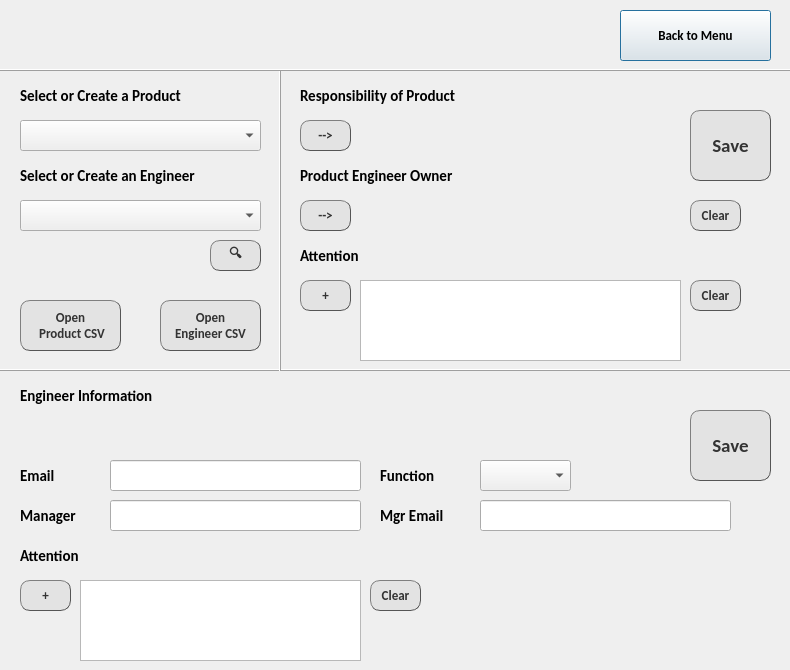
 <widget class="QDialog" name="Dialog">
  <property name="geometry">
   <rect>
    <x>0</x>
    <y>0</y>
    <width>790</width>
    <height>670</height>
   </rect>
  </property>
  <property name="minimumSize">
   <size>
    <width>790</width>
    <height>670</height>
   </size>
  </property>
  <property name="maximumSize">
   <size>
    <width>790</width>
    <height>670</height>
   </size>
  </property>
  <property name="windowTitle">
   <string>Product Manager</string>
  </property>
  <property name="windowIcon">
   <iconset resource="manager_resource.qrc">
    <normaloff>:/Icon/resources/img/manager.png</normaloff>:/Icon/resources/img/manager.png</iconset>
  </property>
  <widget class="QLabel" name="welcomeLabel">
   <property name="geometry">
    <rect>
     <x>20</x>
     <y>20</y>
     <width>291</width>
     <height>31</height>
    </rect>
   </property>
   <property name="font">
    <font>
     <family>Calibri</family>
     <pointsize>11</pointsize>
     <weight>75</weight>
     <bold>true</bold>
    </font>
   </property>
   <property name="focusPolicy">
    <enum>Qt::NoFocus</enum>
   </property>
   <property name="text">
    <string/>
   </property>
   <property name="alignment">
    <set>Qt::AlignLeading|Qt::AlignLeft|Qt::AlignVCenter</set>
   </property>
  </widget>
  <widget class="Line" name="line">
   <property name="geometry">
    <rect>
     <x>0</x>
     <y>60</y>
     <width>801</width>
     <height>20</height>
    </rect>
   </property>
   <property name="frameShadow">
    <enum>QFrame::Raised</enum>
   </property>
   <property name="orientation">
    <enum>Qt::Horizontal</enum>
   </property>
  </widget>
  <widget class="QPushButton" name="pushButton">
   <property name="geometry">
    <rect>
     <x>620</x>
     <y>10</y>
     <width>151</width>
     <height>51</height>
    </rect>
   </property>
   <property name="font">
    <font>
     <family>Calibri</family>
     <pointsize>10</pointsize>
     <weight>75</weight>
     <bold>true</bold>
    </font>
   </property>
   <property name="focusPolicy">
    <enum>Qt::ClickFocus</enum>
   </property>
   <property name="text">
    <string>Back to Menu</string>
   </property>
  </widget>
  <widget class="QLabel" name="Label_1">
   <property name="geometry">
    <rect>
     <x>20</x>
     <y>80</y>
     <width>241</width>
     <height>31</height>
    </rect>
   </property>
   <property name="font">
    <font>
     <family>Calibri</family>
     <pointsize>11</pointsize>
     <weight>75</weight>
     <bold>true</bold>
    </font>
   </property>
   <property name="focusPolicy">
    <enum>Qt::NoFocus</enum>
   </property>
   <property name="text">
    <string>Select or Create a Product</string>
   </property>
   <property name="alignment">
    <set>Qt::AlignLeading|Qt::AlignLeft|Qt::AlignVCenter</set>
   </property>
  </widget>
  <widget class="Line" name="line_2">
   <property name="geometry">
    <rect>
     <x>270</x>
     <y>70</y>
     <width>20</width>
     <height>301</height>
    </rect>
   </property>
   <property name="frameShadow">
    <enum>QFrame::Raised</enum>
   </property>
   <property name="orientation">
    <enum>Qt::Vertical</enum>
   </property>
  </widget>
  <widget class="QLabel" name="Label_2">
   <property name="geometry">
    <rect>
     <x>300</x>
     <y>80</y>
     <width>201</width>
     <height>31</height>
    </rect>
   </property>
   <property name="font">
    <font>
     <family>Calibri</family>
     <pointsize>11</pointsize>
     <weight>75</weight>
     <bold>true</bold>
    </font>
   </property>
   <property name="focusPolicy">
    <enum>Qt::NoFocus</enum>
   </property>
   <property name="text">
    <string>Responsibility of Product</string>
   </property>
   <property name="alignment">
    <set>Qt::AlignLeading|Qt::AlignLeft|Qt::AlignVCenter</set>
   </property>
  </widget>
  <widget class="QLabel" name="partLabel">
   <property name="geometry">
    <rect>
     <x>360</x>
     <y>120</y>
     <width>321</width>
     <height>31</height>
    </rect>
   </property>
   <property name="font">
    <font>
     <family>Calibri</family>
     <pointsize>14</pointsize>
     <weight>75</weight>
     <bold>true</bold>
     <underline>true</underline>
    </font>
   </property>
   <property name="focusPolicy">
    <enum>Qt::NoFocus</enum>
   </property>
   <property name="text">
    <string/>
   </property>
   <property name="alignment">
    <set>Qt::AlignLeading|Qt::AlignLeft|Qt::AlignVCenter</set>
   </property>
  </widget>
  <widget class="QLabel" name="Label_3">
   <property name="geometry">
    <rect>
     <x>300</x>
     <y>160</y>
     <width>201</width>
     <height>31</height>
    </rect>
   </property>
   <property name="font">
    <font>
     <family>Calibri</family>
     <pointsize>11</pointsize>
     <weight>75</weight>
     <bold>true</bold>
    </font>
   </property>
   <property name="focusPolicy">
    <enum>Qt::NoFocus</enum>
   </property>
   <property name="text">
    <string>Product Engineer Owner</string>
   </property>
   <property name="alignment">
    <set>Qt::AlignLeading|Qt::AlignLeft|Qt::AlignVCenter</set>
   </property>
  </widget>
  <widget class="QLabel" name="peOwnerLabel">
   <property name="geometry">
    <rect>
     <x>360</x>
     <y>200</y>
     <width>321</width>
     <height>31</height>
    </rect>
   </property>
   <property name="font">
    <font>
     <family>Calibri</family>
     <pointsize>12</pointsize>
     <weight>75</weight>
     <bold>true</bold>
     <underline>true</underline>
    </font>
   </property>
   <property name="focusPolicy">
    <enum>Qt::NoFocus</enum>
   </property>
   <property name="text">
    <string/>
   </property>
   <property name="alignment">
    <set>Qt::AlignLeading|Qt::AlignLeft|Qt::AlignVCenter</set>
   </property>
  </widget>
  <widget class="QLabel" name="Label_4">
   <property name="geometry">
    <rect>
     <x>300</x>
     <y>240</y>
     <width>91</width>
     <height>31</height>
    </rect>
   </property>
   <property name="font">
    <font>
     <family>Calibri</family>
     <pointsize>11</pointsize>
     <weight>75</weight>
     <bold>true</bold>
    </font>
   </property>
   <property name="focusPolicy">
    <enum>Qt::NoFocus</enum>
   </property>
   <property name="text">
    <string>Attention</string>
   </property>
   <property name="alignment">
    <set>Qt::AlignLeading|Qt::AlignLeft|Qt::AlignVCenter</set>
   </property>
  </widget>
  <widget class="QPushButton" name="saveRespButton">
   <property name="geometry">
    <rect>
     <x>690</x>
     <y>110</y>
     <width>81</width>
     <height>71</height>
    </rect>
   </property>
   <property name="font">
    <font>
     <family>Calibri</family>
     <pointsize>14</pointsize>
     <weight>75</weight>
     <bold>true</bold>
    </font>
   </property>
   <property name="focusPolicy">
    <enum>Qt::ClickFocus</enum>
   </property>
   <property name="styleSheet">
    <string notr="true">QPushButton {
    color: #333;
    border: 1px solid #555;
    border-radius: 10px;
    border-style: outset;
	
	background-color: rgb(227, 227, 227);
    }

QPushButton:hover {
    background: qradialgradient(
        cx: 0.3, cy: -0.4, fx: 0.3, fy: -0.4,
        radius: 1.35, stop: 0 #fff, stop: 1 #bbb
        );
    }

QPushButton:pressed {
    border-style: inset;
    background: qradialgradient(
        cx: 0.4, cy: -0.1, fx: 0.4, fy: -0.1,
        radius: 1.35, stop: 0 #fff, stop: 1 #ddd
        );
    }</string>
   </property>
   <property name="text">
    <string>Save</string>
   </property>
  </widget>
  <widget class="QPushButton" name="assignPEButton">
   <property name="geometry">
    <rect>
     <x>300</x>
     <y>200</y>
     <width>51</width>
     <height>31</height>
    </rect>
   </property>
   <property name="font">
    <font>
     <family>Calibri</family>
     <pointsize>10</pointsize>
     <weight>75</weight>
     <bold>true</bold>
    </font>
   </property>
   <property name="focusPolicy">
    <enum>Qt::ClickFocus</enum>
   </property>
   <property name="styleSheet">
    <string notr="true">QPushButton {
    color: #333;
    border: 1px solid #555;
    border-radius: 10px;
    border-style: outset;
	
	background-color: rgb(227, 227, 227);
    }

QPushButton:hover {
    background: qradialgradient(
        cx: 0.3, cy: -0.4, fx: 0.3, fy: -0.4,
        radius: 1.35, stop: 0 #fff, stop: 1 #bbb
        );
    }

QPushButton:pressed {
    border-style: inset;
    background: qradialgradient(
        cx: 0.4, cy: -0.1, fx: 0.4, fy: -0.1,
        radius: 1.35, stop: 0 #fff, stop: 1 #ddd
        );
    }</string>
   </property>
   <property name="text">
    <string>--&gt;</string>
   </property>
  </widget>
  <widget class="QPushButton" name="addAttButton">
   <property name="geometry">
    <rect>
     <x>300</x>
     <y>280</y>
     <width>51</width>
     <height>31</height>
    </rect>
   </property>
   <property name="font">
    <font>
     <family>Calibri</family>
     <pointsize>10</pointsize>
     <weight>75</weight>
     <bold>true</bold>
    </font>
   </property>
   <property name="focusPolicy">
    <enum>Qt::ClickFocus</enum>
   </property>
   <property name="styleSheet">
    <string notr="true">QPushButton {
    color: #333;
    border: 1px solid #555;
    border-radius: 10px;
    border-style: outset;
	
	background-color: rgb(227, 227, 227);
    }

QPushButton:hover {
    background: qradialgradient(
        cx: 0.3, cy: -0.4, fx: 0.3, fy: -0.4,
        radius: 1.35, stop: 0 #fff, stop: 1 #bbb
        );
    }

QPushButton:pressed {
    border-style: inset;
    background: qradialgradient(
        cx: 0.4, cy: -0.1, fx: 0.4, fy: -0.1,
        radius: 1.35, stop: 0 #fff, stop: 1 #ddd
        );
    }</string>
   </property>
   <property name="text">
    <string>+</string>
   </property>
  </widget>
  <widget class="QPushButton" name="partSelButton">
   <property name="geometry">
    <rect>
     <x>300</x>
     <y>120</y>
     <width>51</width>
     <height>31</height>
    </rect>
   </property>
   <property name="font">
    <font>
     <family>Calibri</family>
     <pointsize>10</pointsize>
     <weight>75</weight>
     <bold>true</bold>
    </font>
   </property>
   <property name="focusPolicy">
    <enum>Qt::ClickFocus</enum>
   </property>
   <property name="styleSheet">
    <string notr="true">QPushButton {
    color: #333;
    border: 1px solid #555;
    border-radius: 10px;
    border-style: outset;
	
	background-color: rgb(227, 227, 227);
    }

QPushButton:hover {
    background: qradialgradient(
        cx: 0.3, cy: -0.4, fx: 0.3, fy: -0.4,
        radius: 1.35, stop: 0 #fff, stop: 1 #bbb
        );
    }

QPushButton:pressed {
    border-style: inset;
    background: qradialgradient(
        cx: 0.4, cy: -0.1, fx: 0.4, fy: -0.1,
        radius: 1.35, stop: 0 #fff, stop: 1 #ddd
        );
    }</string>
   </property>
   <property name="text">
    <string>--&gt;</string>
   </property>
  </widget>
  <widget class="QPlainTextEdit" name="partAttEdit">
   <property name="geometry">
    <rect>
     <x>360</x>
     <y>280</y>
     <width>321</width>
     <height>81</height>
    </rect>
   </property>
   <property name="font">
    <font>
     <family>Calibri</family>
     <pointsize>12</pointsize>
     <weight>75</weight>
     <bold>true</bold>
    </font>
   </property>
   <property name="focusPolicy">
    <enum>Qt::ClickFocus</enum>
   </property>
   <property name="plainText">
    <string/>
   </property>
  </widget>
  <widget class="QPushButton" name="clearOwnerButton">
   <property name="geometry">
    <rect>
     <x>690</x>
     <y>200</y>
     <width>51</width>
     <height>31</height>
    </rect>
   </property>
   <property name="font">
    <font>
     <family>Calibri</family>
     <pointsize>10</pointsize>
     <weight>75</weight>
     <bold>true</bold>
    </font>
   </property>
   <property name="focusPolicy">
    <enum>Qt::ClickFocus</enum>
   </property>
   <property name="styleSheet">
    <string notr="true">QPushButton {
    color: #333;
    border: 1px solid #555;
    border-radius: 10px;
    border-style: outset;
	
	background-color: rgb(227, 227, 227);
    }

QPushButton:hover {
    background: qradialgradient(
        cx: 0.3, cy: -0.4, fx: 0.3, fy: -0.4,
        radius: 1.35, stop: 0 #fff, stop: 1 #bbb
        );
    }

QPushButton:pressed {
    border-style: inset;
    background: qradialgradient(
        cx: 0.4, cy: -0.1, fx: 0.4, fy: -0.1,
        radius: 1.35, stop: 0 #fff, stop: 1 #ddd
        );
    }</string>
   </property>
   <property name="text">
    <string>Clear</string>
   </property>
  </widget>
  <widget class="QPushButton" name="clearAttButton">
   <property name="geometry">
    <rect>
     <x>690</x>
     <y>280</y>
     <width>51</width>
     <height>31</height>
    </rect>
   </property>
   <property name="font">
    <font>
     <family>Calibri</family>
     <pointsize>10</pointsize>
     <weight>75</weight>
     <bold>true</bold>
    </font>
   </property>
   <property name="focusPolicy">
    <enum>Qt::ClickFocus</enum>
   </property>
   <property name="styleSheet">
    <string notr="true">QPushButton {
    color: #333;
    border: 1px solid #555;
    border-radius: 10px;
    border-style: outset;
	
	background-color: rgb(227, 227, 227);
    }

QPushButton:hover {
    background: qradialgradient(
        cx: 0.3, cy: -0.4, fx: 0.3, fy: -0.4,
        radius: 1.35, stop: 0 #fff, stop: 1 #bbb
        );
    }

QPushButton:pressed {
    border-style: inset;
    background: qradialgradient(
        cx: 0.4, cy: -0.1, fx: 0.4, fy: -0.1,
        radius: 1.35, stop: 0 #fff, stop: 1 #ddd
        );
    }</string>
   </property>
   <property name="text">
    <string>Clear</string>
   </property>
  </widget>
  <widget class="QLabel" name="Label_5">
   <property name="geometry">
    <rect>
     <x>20</x>
     <y>160</y>
     <width>241</width>
     <height>31</height>
    </rect>
   </property>
   <property name="font">
    <font>
     <family>Calibri</family>
     <pointsize>11</pointsize>
     <weight>75</weight>
     <bold>true</bold>
    </font>
   </property>
   <property name="focusPolicy">
    <enum>Qt::NoFocus</enum>
   </property>
   <property name="text">
    <string>Select or Create an Engineer</string>
   </property>
   <property name="alignment">
    <set>Qt::AlignLeading|Qt::AlignLeft|Qt::AlignVCenter</set>
   </property>
  </widget>
  <widget class="QPushButton" name="lookUpButton">
   <property name="geometry">
    <rect>
     <x>210</x>
     <y>240</y>
     <width>51</width>
     <height>31</height>
    </rect>
   </property>
   <property name="font">
    <font>
     <family>Calibri</family>
     <pointsize>10</pointsize>
     <weight>75</weight>
     <bold>true</bold>
    </font>
   </property>
   <property name="focusPolicy">
    <enum>Qt::ClickFocus</enum>
   </property>
   <property name="styleSheet">
    <string notr="true">QPushButton {
    color: #333;
    border: 1px solid #555;
    border-radius: 10px;
    border-style: outset;
	
	background-color: rgb(227, 227, 227);
    }

QPushButton:hover {
    background: qradialgradient(
        cx: 0.3, cy: -0.4, fx: 0.3, fy: -0.4,
        radius: 1.35, stop: 0 #fff, stop: 1 #bbb
        );
    }

QPushButton:pressed {
    border-style: inset;
    background: qradialgradient(
        cx: 0.4, cy: -0.1, fx: 0.4, fy: -0.1,
        radius: 1.35, stop: 0 #fff, stop: 1 #ddd
        );
    }</string>
   </property>
   <property name="text">
    <string>🔍</string>
   </property>
  </widget>
  <widget class="QLabel" name="Label_7">
   <property name="geometry">
    <rect>
     <x>20</x>
     <y>380</y>
     <width>181</width>
     <height>31</height>
    </rect>
   </property>
   <property name="font">
    <font>
     <family>Calibri</family>
     <pointsize>11</pointsize>
     <weight>75</weight>
     <bold>true</bold>
    </font>
   </property>
   <property name="focusPolicy">
    <enum>Qt::NoFocus</enum>
   </property>
   <property name="text">
    <string>Engineer Information</string>
   </property>
   <property name="alignment">
    <set>Qt::AlignLeading|Qt::AlignLeft|Qt::AlignVCenter</set>
   </property>
  </widget>
  <widget class="Line" name="line_3">
   <property name="geometry">
    <rect>
     <x>0</x>
     <y>360</y>
     <width>801</width>
     <height>20</height>
    </rect>
   </property>
   <property name="frameShadow">
    <enum>QFrame::Raised</enum>
   </property>
   <property name="orientation">
    <enum>Qt::Horizontal</enum>
   </property>
  </widget>
  <widget class="QPushButton" name="saveEngButton">
   <property name="geometry">
    <rect>
     <x>690</x>
     <y>410</y>
     <width>81</width>
     <height>71</height>
    </rect>
   </property>
   <property name="font">
    <font>
     <family>Calibri</family>
     <pointsize>14</pointsize>
     <weight>75</weight>
     <bold>true</bold>
    </font>
   </property>
   <property name="focusPolicy">
    <enum>Qt::ClickFocus</enum>
   </property>
   <property name="styleSheet">
    <string notr="true">QPushButton {
    color: #333;
    border: 1px solid #555;
    border-radius: 10px;
    border-style: outset;
	
	background-color: rgb(227, 227, 227);
    }

QPushButton:hover {
    background: qradialgradient(
        cx: 0.3, cy: -0.4, fx: 0.3, fy: -0.4,
        radius: 1.35, stop: 0 #fff, stop: 1 #bbb
        );
    }

QPushButton:pressed {
    border-style: inset;
    background: qradialgradient(
        cx: 0.4, cy: -0.1, fx: 0.4, fy: -0.1,
        radius: 1.35, stop: 0 #fff, stop: 1 #ddd
        );
    }</string>
   </property>
   <property name="text">
    <string>Save</string>
   </property>
  </widget>
  <widget class="QLabel" name="engInfoLabel">
   <property name="geometry">
    <rect>
     <x>20</x>
     <y>420</y>
     <width>321</width>
     <height>31</height>
    </rect>
   </property>
   <property name="font">
    <font>
     <family>Calibri</family>
     <pointsize>12</pointsize>
     <weight>75</weight>
     <bold>true</bold>
     <underline>true</underline>
    </font>
   </property>
   <property name="focusPolicy">
    <enum>Qt::NoFocus</enum>
   </property>
   <property name="text">
    <string/>
   </property>
   <property name="alignment">
    <set>Qt::AlignLeading|Qt::AlignLeft|Qt::AlignVCenter</set>
   </property>
  </widget>
  <widget class="QLabel" name="Label_8">
   <property name="geometry">
    <rect>
     <x>20</x>
     <y>460</y>
     <width>121</width>
     <height>31</height>
    </rect>
   </property>
   <property name="font">
    <font>
     <family>Calibri</family>
     <pointsize>11</pointsize>
     <weight>75</weight>
     <bold>true</bold>
    </font>
   </property>
   <property name="focusPolicy">
    <enum>Qt::NoFocus</enum>
   </property>
   <property name="text">
    <string>Email</string>
   </property>
   <property name="alignment">
    <set>Qt::AlignLeading|Qt::AlignLeft|Qt::AlignVCenter</set>
   </property>
  </widget>
  <widget class="QLineEdit" name="engEmailEdit">
   <property name="geometry">
    <rect>
     <x>110</x>
     <y>460</y>
     <width>251</width>
     <height>31</height>
    </rect>
   </property>
   <property name="font">
    <font>
     <family>Calibri</family>
     <pointsize>12</pointsize>
     <weight>75</weight>
     <bold>true</bold>
    </font>
   </property>
   <property name="focusPolicy">
    <enum>Qt::ClickFocus</enum>
   </property>
   <property name="text">
    <string/>
   </property>
   <property name="alignment">
    <set>Qt::AlignLeading|Qt::AlignLeft|Qt::AlignVCenter</set>
   </property>
  </widget>
  <widget class="QLabel" name="Label_9">
   <property name="geometry">
    <rect>
     <x>20</x>
     <y>500</y>
     <width>121</width>
     <height>31</height>
    </rect>
   </property>
   <property name="font">
    <font>
     <family>Calibri</family>
     <pointsize>11</pointsize>
     <weight>75</weight>
     <bold>true</bold>
    </font>
   </property>
   <property name="focusPolicy">
    <enum>Qt::NoFocus</enum>
   </property>
   <property name="text">
    <string>Manager</string>
   </property>
   <property name="alignment">
    <set>Qt::AlignLeading|Qt::AlignLeft|Qt::AlignVCenter</set>
   </property>
  </widget>
  <widget class="QLineEdit" name="mgrEdit">
   <property name="geometry">
    <rect>
     <x>110</x>
     <y>500</y>
     <width>251</width>
     <height>31</height>
    </rect>
   </property>
   <property name="font">
    <font>
     <family>Calibri</family>
     <pointsize>12</pointsize>
     <weight>75</weight>
     <bold>true</bold>
    </font>
   </property>
   <property name="focusPolicy">
    <enum>Qt::ClickFocus</enum>
   </property>
   <property name="text">
    <string/>
   </property>
   <property name="alignment">
    <set>Qt::AlignLeading|Qt::AlignLeft|Qt::AlignVCenter</set>
   </property>
  </widget>
  <widget class="QPushButton" name="addEngAttButton">
   <property name="geometry">
    <rect>
     <x>20</x>
     <y>580</y>
     <width>51</width>
     <height>31</height>
    </rect>
   </property>
   <property name="font">
    <font>
     <family>Calibri</family>
     <pointsize>10</pointsize>
     <weight>75</weight>
     <bold>true</bold>
    </font>
   </property>
   <property name="focusPolicy">
    <enum>Qt::ClickFocus</enum>
   </property>
   <property name="styleSheet">
    <string notr="true">QPushButton {
    color: #333;
    border: 1px solid #555;
    border-radius: 10px;
    border-style: outset;
	
	background-color: rgb(227, 227, 227);
    }

QPushButton:hover {
    background: qradialgradient(
        cx: 0.3, cy: -0.4, fx: 0.3, fy: -0.4,
        radius: 1.35, stop: 0 #fff, stop: 1 #bbb
        );
    }

QPushButton:pressed {
    border-style: inset;
    background: qradialgradient(
        cx: 0.4, cy: -0.1, fx: 0.4, fy: -0.1,
        radius: 1.35, stop: 0 #fff, stop: 1 #ddd
        );
    }</string>
   </property>
   <property name="text">
    <string>+</string>
   </property>
  </widget>
  <widget class="QPlainTextEdit" name="partAttEdit_2">
   <property name="geometry">
    <rect>
     <x>80</x>
     <y>580</y>
     <width>281</width>
     <height>81</height>
    </rect>
   </property>
   <property name="font">
    <font>
     <family>Calibri</family>
     <pointsize>12</pointsize>
     <weight>75</weight>
     <bold>true</bold>
    </font>
   </property>
   <property name="focusPolicy">
    <enum>Qt::ClickFocus</enum>
   </property>
   <property name="plainText">
    <string/>
   </property>
  </widget>
  <widget class="QLabel" name="Label_6">
   <property name="geometry">
    <rect>
     <x>20</x>
     <y>540</y>
     <width>91</width>
     <height>31</height>
    </rect>
   </property>
   <property name="font">
    <font>
     <family>Calibri</family>
     <pointsize>11</pointsize>
     <weight>75</weight>
     <bold>true</bold>
    </font>
   </property>
   <property name="focusPolicy">
    <enum>Qt::NoFocus</enum>
   </property>
   <property name="text">
    <string>Attention</string>
   </property>
   <property name="alignment">
    <set>Qt::AlignLeading|Qt::AlignLeft|Qt::AlignVCenter</set>
   </property>
  </widget>
  <widget class="QPushButton" name="clearEngAttButton">
   <property name="geometry">
    <rect>
     <x>370</x>
     <y>580</y>
     <width>51</width>
     <height>31</height>
    </rect>
   </property>
   <property name="font">
    <font>
     <family>Calibri</family>
     <pointsize>10</pointsize>
     <weight>75</weight>
     <bold>true</bold>
    </font>
   </property>
   <property name="focusPolicy">
    <enum>Qt::ClickFocus</enum>
   </property>
   <property name="styleSheet">
    <string notr="true">QPushButton {
    color: #333;
    border: 1px solid #555;
    border-radius: 10px;
    border-style: outset;
	
	background-color: rgb(227, 227, 227);
    }

QPushButton:hover {
    background: qradialgradient(
        cx: 0.3, cy: -0.4, fx: 0.3, fy: -0.4,
        radius: 1.35, stop: 0 #fff, stop: 1 #bbb
        );
    }

QPushButton:pressed {
    border-style: inset;
    background: qradialgradient(
        cx: 0.4, cy: -0.1, fx: 0.4, fy: -0.1,
        radius: 1.35, stop: 0 #fff, stop: 1 #ddd
        );
    }</string>
   </property>
   <property name="text">
    <string>Clear</string>
   </property>
  </widget>
  <widget class="QLabel" name="Label_10">
   <property name="geometry">
    <rect>
     <x>380</x>
     <y>500</y>
     <width>121</width>
     <height>31</height>
    </rect>
   </property>
   <property name="font">
    <font>
     <family>Calibri</family>
     <pointsize>11</pointsize>
     <weight>75</weight>
     <bold>true</bold>
    </font>
   </property>
   <property name="focusPolicy">
    <enum>Qt::NoFocus</enum>
   </property>
   <property name="text">
    <string>Mgr Email</string>
   </property>
   <property name="alignment">
    <set>Qt::AlignLeading|Qt::AlignLeft|Qt::AlignVCenter</set>
   </property>
  </widget>
  <widget class="QLineEdit" name="mgrEmailEdit">
   <property name="geometry">
    <rect>
     <x>480</x>
     <y>500</y>
     <width>251</width>
     <height>31</height>
    </rect>
   </property>
   <property name="font">
    <font>
     <family>Calibri</family>
     <pointsize>12</pointsize>
     <weight>75</weight>
     <bold>true</bold>
    </font>
   </property>
   <property name="focusPolicy">
    <enum>Qt::ClickFocus</enum>
   </property>
   <property name="text">
    <string/>
   </property>
   <property name="alignment">
    <set>Qt::AlignLeading|Qt::AlignLeft|Qt::AlignVCenter</set>
   </property>
  </widget>
  <widget class="QLabel" name="Label_11">
   <property name="geometry">
    <rect>
     <x>380</x>
     <y>460</y>
     <width>121</width>
     <height>31</height>
    </rect>
   </property>
   <property name="font">
    <font>
     <family>Calibri</family>
     <pointsize>11</pointsize>
     <weight>75</weight>
     <bold>true</bold>
    </font>
   </property>
   <property name="focusPolicy">
    <enum>Qt::NoFocus</enum>
   </property>
   <property name="text">
    <string>Function</string>
   </property>
   <property name="alignment">
    <set>Qt::AlignLeading|Qt::AlignLeft|Qt::AlignVCenter</set>
   </property>
  </widget>
  <widget class="QPushButton" name="partCSVButton">
   <property name="geometry">
    <rect>
     <x>20</x>
     <y>300</y>
     <width>101</width>
     <height>51</height>
    </rect>
   </property>
   <property name="font">
    <font>
     <family>Calibri</family>
     <pointsize>10</pointsize>
     <weight>75</weight>
     <bold>true</bold>
    </font>
   </property>
   <property name="focusPolicy">
    <enum>Qt::ClickFocus</enum>
   </property>
   <property name="styleSheet">
    <string notr="true">QPushButton {
    color: #333;
    border: 1px solid #555;
    border-radius: 10px;
    border-style: outset;
	
	background-color: rgb(227, 227, 227);
    }

QPushButton:hover {
    background: qradialgradient(
        cx: 0.3, cy: -0.4, fx: 0.3, fy: -0.4,
        radius: 1.35, stop: 0 #fff, stop: 1 #bbb
        );
    }

QPushButton:pressed {
    border-style: inset;
    background: qradialgradient(
        cx: 0.4, cy: -0.1, fx: 0.4, fy: -0.1,
        radius: 1.35, stop: 0 #fff, stop: 1 #ddd
        );
    }</string>
   </property>
   <property name="text">
    <string>Open 
 Product CSV</string>
   </property>
  </widget>
  <widget class="QPushButton" name="engCSVButton">
   <property name="geometry">
    <rect>
     <x>160</x>
     <y>300</y>
     <width>101</width>
     <height>51</height>
    </rect>
   </property>
   <property name="font">
    <font>
     <family>Calibri</family>
     <pointsize>10</pointsize>
     <weight>75</weight>
     <bold>true</bold>
    </font>
   </property>
   <property name="focusPolicy">
    <enum>Qt::ClickFocus</enum>
   </property>
   <property name="styleSheet">
    <string notr="true">QPushButton {
    color: #333;
    border: 1px solid #555;
    border-radius: 10px;
    border-style: outset;
	
	background-color: rgb(227, 227, 227);
    }

QPushButton:hover {
    background: qradialgradient(
        cx: 0.3, cy: -0.4, fx: 0.3, fy: -0.4,
        radius: 1.35, stop: 0 #fff, stop: 1 #bbb
        );
    }

QPushButton:pressed {
    border-style: inset;
    background: qradialgradient(
        cx: 0.4, cy: -0.1, fx: 0.4, fy: -0.1,
        radius: 1.35, stop: 0 #fff, stop: 1 #ddd
        );
    }</string>
   </property>
   <property name="text">
    <string>Open
Engineer CSV</string>
   </property>
  </widget>
  <widget class="QLabel" name="respResultLabel">
   <property name="geometry">
    <rect>
     <x>550</x>
     <y>80</y>
     <width>221</width>
     <height>31</height>
    </rect>
   </property>
   <property name="font">
    <font>
     <family>Calibri</family>
     <pointsize>11</pointsize>
     <weight>50</weight>
     <bold>false</bold>
    </font>
   </property>
   <property name="focusPolicy">
    <enum>Qt::NoFocus</enum>
   </property>
   <property name="text">
    <string/>
   </property>
   <property name="alignment">
    <set>Qt::AlignRight|Qt::AlignTrailing|Qt::AlignVCenter</set>
   </property>
  </widget>
  <widget class="QLabel" name="engResultLabel">
   <property name="geometry">
    <rect>
     <x>550</x>
     <y>380</y>
     <width>221</width>
     <height>31</height>
    </rect>
   </property>
   <property name="font">
    <font>
     <family>Calibri</family>
     <pointsize>11</pointsize>
     <weight>50</weight>
     <bold>false</bold>
    </font>
   </property>
   <property name="focusPolicy">
    <enum>Qt::NoFocus</enum>
   </property>
   <property name="text">
    <string/>
   </property>
   <property name="alignment">
    <set>Qt::AlignRight|Qt::AlignTrailing|Qt::AlignVCenter</set>
   </property>
  </widget>
  <widget class="QComboBox" name="partNameEdit">
   <property name="geometry">
    <rect>
     <x>20</x>
     <y>120</y>
     <width>241</width>
     <height>31</height>
    </rect>
   </property>
   <property name="font">
    <font>
     <family>Calibri</family>
     <pointsize>14</pointsize>
     <weight>75</weight>
     <bold>true</bold>
    </font>
   </property>
   <property name="focusPolicy">
    <enum>Qt::ClickFocus</enum>
   </property>
   <property name="editable">
    <bool>false</bool>
   </property>
  </widget>
  <widget class="QComboBox" name="engineerEdit">
   <property name="geometry">
    <rect>
     <x>20</x>
     <y>200</y>
     <width>241</width>
     <height>31</height>
    </rect>
   </property>
   <property name="font">
    <font>
     <family>Calibri</family>
     <pointsize>12</pointsize>
     <weight>75</weight>
     <bold>true</bold>
    </font>
   </property>
   <property name="focusPolicy">
    <enum>Qt::ClickFocus</enum>
   </property>
   <property name="editable">
    <bool>false</bool>
   </property>
   <property name="currentText">
    <string notr="true"/>
   </property>
  </widget>
  <widget class="QComboBox" name="engFuncEdit">
   <property name="geometry">
    <rect>
     <x>480</x>
     <y>460</y>
     <width>91</width>
     <height>31</height>
    </rect>
   </property>
   <property name="font">
    <font>
     <family>Calibri</family>
     <pointsize>14</pointsize>
     <weight>75</weight>
     <bold>true</bold>
    </font>
   </property>
   <property name="focusPolicy">
    <enum>Qt::ClickFocus</enum>
   </property>
   <property name="editable">
    <bool>false</bool>
   </property>
  </widget>
  <zorder>line_3</zorder>
  <zorder>line_2</zorder>
  <zorder>welcomeLabel</zorder>
  <zorder>line</zorder>
  <zorder>pushButton</zorder>
  <zorder>Label_1</zorder>
  <zorder>Label_2</zorder>
  <zorder>partLabel</zorder>
  <zorder>Label_3</zorder>
  <zorder>peOwnerLabel</zorder>
  <zorder>Label_4</zorder>
  <zorder>saveRespButton</zorder>
  <zorder>assignPEButton</zorder>
  <zorder>addAttButton</zorder>
  <zorder>partSelButton</zorder>
  <zorder>partAttEdit</zorder>
  <zorder>clearOwnerButton</zorder>
  <zorder>clearAttButton</zorder>
  <zorder>Label_5</zorder>
  <zorder>lookUpButton</zorder>
  <zorder>Label_7</zorder>
  <zorder>saveEngButton</zorder>
  <zorder>engInfoLabel</zorder>
  <zorder>Label_8</zorder>
  <zorder>engEmailEdit</zorder>
  <zorder>Label_9</zorder>
  <zorder>mgrEdit</zorder>
  <zorder>addEngAttButton</zorder>
  <zorder>partAttEdit_2</zorder>
  <zorder>Label_6</zorder>
  <zorder>clearEngAttButton</zorder>
  <zorder>Label_10</zorder>
  <zorder>mgrEmailEdit</zorder>
  <zorder>Label_11</zorder>
  <zorder>partCSVButton</zorder>
  <zorder>engCSVButton</zorder>
  <zorder>respResultLabel</zorder>
  <zorder>engResultLabel</zorder>
  <zorder>partNameEdit</zorder>
  <zorder>engineerEdit</zorder>
  <zorder>engFuncEdit</zorder>
 </widget>
